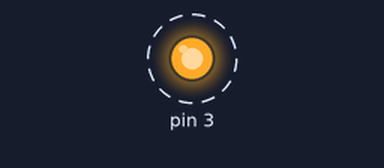
Simulated run of this program. Board: Raspberry Pi (header pin numbers). On the bench: output pins drawn as LEDs (lit = HIGH). Dashed ring = blinking. What the program prints to the terminal is not drawn. At 3.0 s the program stops and its outputs stay as they are.

Above: at 0.2 s.
Timing chart, 0 to 3.0 s (numbered marks = the images above):
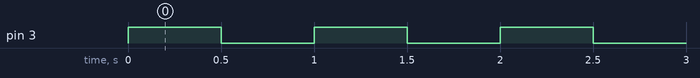

Measured:
- by itself, pin 3: alternates HIGH for 0.50 s and LOW for 0.50 s, 6 changes in all, then stays LOW

The program:

led.py
```python
import RPi.GPIO as GPIO
import time

GPIO.setmode(GPIO.BOARD)
GPIO.cleanup()
GPIO.setup(3,GPIO.OUT)
for i in range(3):
        GPIO.output(3,GPIO.HIGH)
        time.sleep(0.5)
        GPIO.output(3,GPIO.LOW)
        time.sleep(0.5)
        GPIO.setup(3,GPIO.IN)
        print i
        GPIO.setup(3,GPIO.OUT)
GPIO.cleanup()
```
